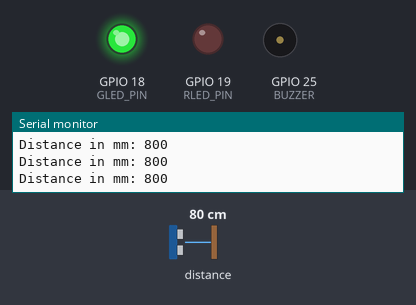
The program below on a simulated ESP32. Shown: output pins drawn as LEDs (lit = HIGH), buzzer (waves = sounding), the last lines printed to the serial monitor. Dashed ring = blinking. The inputs (shaded band) are chosen by the test bench; at power-on: distance to the obstacle 80 cm.

Above: at 1.7 s.
1.8 s: distance to the obstacle set to 43 cm
3.3 s: distance to the obstacle set to 35 cm
At 3.86 s:
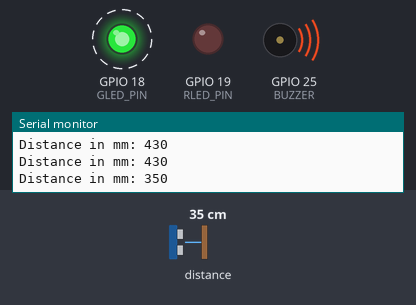
6.3 s: distance to the obstacle set to 2 cm
At 7.1 s:
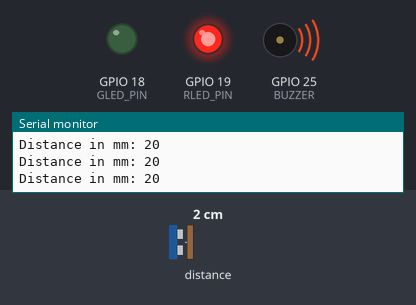
7.8 s: distance to the obstacle set to 60 cm
At 8.1 s:
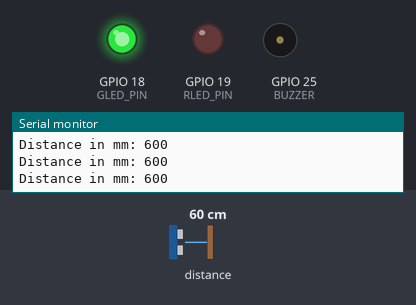
9.3 s: distance to the obstacle set to 4 cm
At 10.5 s:
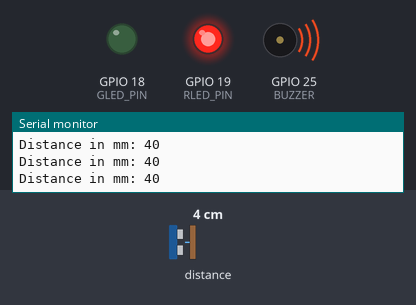
Timing chart, 0 to 11.8 s (numbered marks = the images above; inputs shaded):
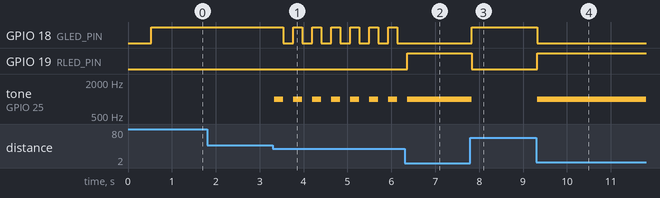

Measured:
- the behaviour switches between 40 and 39 cm on distance to the obstacle (found by bisection; images 0 and 1)
- after the input at 3.3 s, GPIO 18 (GLED_PIN): alternates HIGH for 0.20 s and LOW for 0.23 s, starting after 0.23 s; tone on GPIO 25 (BUZZER): alternates 1000 Hz for 0.20 s and silent for 0.23 s, starting at once
- after the input at 6.3 s, GPIO 18 (GLED_PIN): stops changing and stays LOW; GPIO 19 (RLED_PIN): LOW → HIGH after 0.06 s; tone on GPIO 25 (BUZZER): goes on until 6.4 s, then stays 1000 Hz
- after the input at 7.8 s, GPIO 18 (GLED_PIN): LOW → HIGH at once; GPIO 19 (RLED_PIN): HIGH → LOW at once; tone on GPIO 25 (BUZZER): 1000 Hz → silent at once
- after the input at 9.3 s, GPIO 18 (GLED_PIN): HIGH → LOW at once; GPIO 19 (RLED_PIN): LOW → HIGH at once; tone on GPIO 25 (BUZZER): silent → 1000 Hz at once

The program:

main.cpp
```cpp
#include <Arduino.h>
#include <Adafruit_VL53L0X.h>

#define GLED_PIN 18
#define RLED_PIN 19
#define BUZZER 25

//#define TOFSCL_PIN 22
//#define TOFSDA_PIN 21

Adafruit_VL53L0X sensor = Adafruit_VL53L0X();
int dist;

void setup() {
  // put your setup code here, to run once:
  pinMode(GLED_PIN, OUTPUT);
  pinMode(RLED_PIN, OUTPUT);
  pinMode(BUZZER, OUTPUT);


  Serial.begin(9600);


  delay(500); // wait for serial port to connect. Needed for native USB


  Serial.println("Adafruit VL53L0X test");

  if (!sensor.begin()) {
    Serial.println("Failed to boot VL53L0X");
    while (1);
  }

  sensor.startRangeContinuous();
}

void loop() {
  // put your main code here, to run repeatedly:
  if (sensor.isRangeComplete()) {
    dist = sensor.readRange();

    if (dist < 400 && dist > 200) {
      digitalWrite(RLED_PIN, LOW);
      digitalWrite(GLED_PIN, HIGH);

      tone(BUZZER, 1000);
      delay(200);

      digitalWrite(GLED_PIN, LOW);
      noTone(BUZZER);
      delay(200);

    }

    else if (dist < 200 && dist > 100){
      digitalWrite(RLED_PIN, LOW);
      digitalWrite(GLED_PIN, HIGH);

      tone(BUZZER, 1000);
      delay(50);

      digitalWrite(GLED_PIN, LOW);
      noTone(BUZZER);
      delay(50);

    }

    else if (dist < 100){
      digitalWrite(RLED_PIN, HIGH);
      tone(BUZZER, 1000);
      digitalWrite(GLED_PIN, LOW);
    }

    else{
      digitalWrite(GLED_PIN, HIGH);
      noTone(BUZZER);
      digitalWrite(RLED_PIN, LOW);
    }


    Serial.print("Distance in mm: ");
    Serial.println(dist);
  }

}
```
